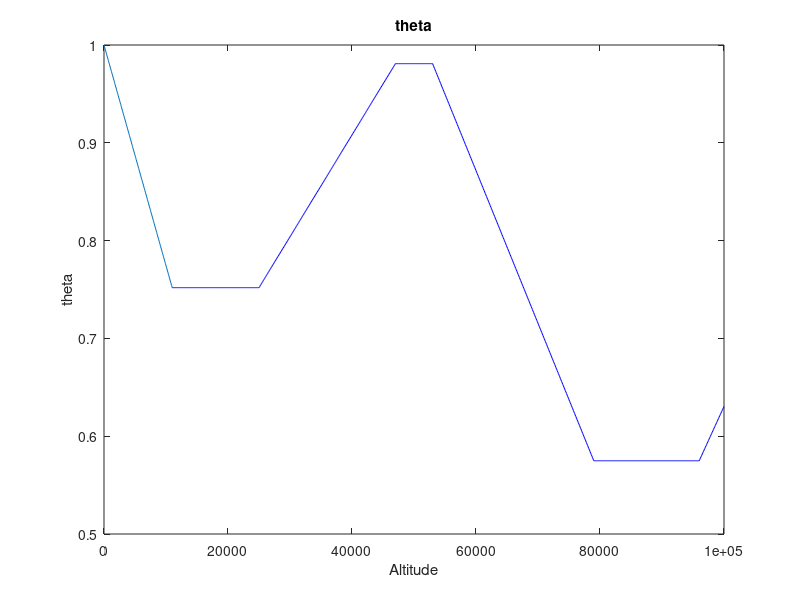
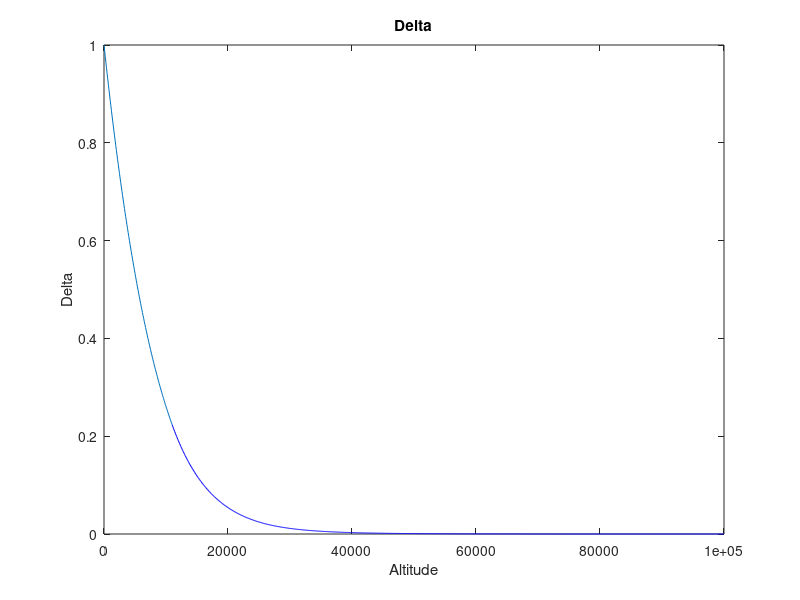
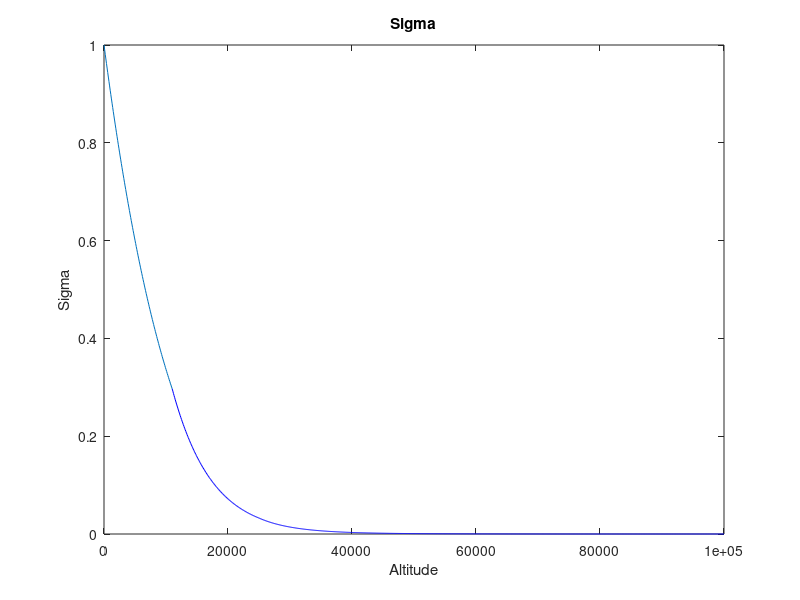

MATLAB code for these plots, in order:
%% Pressure, Density, and Tepmerature Ratio
%% Variables
P_SI=1.01325*10^5;%pressure in SI 
RO_SI=1.225;%density in SI
T_SI=288.16;%temperature in SI
g_SI=9.81;%garvity const in SI
R_SI=287;
a1=-6.5*10^(-3);%slope in Troposphere
a2=3*10^(-3);%slope in Stratosphere
a3=-4.5*10^(-3);%slope in Mesosphere
a4=4*10^(-3);%slope in Thermosphere
y=1.4;
%% Functions In SI Units
h=input('PLEASE Enter The Altitude');
    T2=T_SI+a1*(11000-0);
    T3=T2;
    T5=T3;
    T8=T5+a2*(47000-25000);
    T9=T8;
    T11=T9;
    T14=T11+a3*(79000-53000);
    T15=T14;
    T17=T15;
    theta2=(T_SI+a1*(11000-0))/T_SI;
    P2=P_SI*(T2/T_SI)^(-g_SI/(R_SI*a1));
    RO2=RO_SI*(T2/T_SI)^(-g_SI/(a1*R_SI)-1);
    theta3=theta2;
    theta5=theta3;
    P5=P2*exp(((-g_SI)/(R_SI*T3))*(25000-11000));
    RO5=RO2*exp(((-g_SI)/(R_SI*T3))*(25000-11000));
    theta8=(T5+a2*(47000-25000))/T_SI;
    P8=P5*(T8/T5).^(-g_SI/(R_SI*a2));
    theta9=theta8;
    RO8=RO5*(T8/T5).^(-g_SI/(a2*R_SI)-1);
    theta11=theta9;
    P11=P8*exp(((-g_SI)/(R_SI*T11))*(53000-47000));
    RO11=RO8*exp(((-g_SI)/(R_SI*T11))*(53000-47000));
    theta14=(T11+a3*(79000-53000))/T_SI;
    theta15=theta14;
    P14=P11*(T14/T11).^(-g_SI/(R_SI*a3));
    RO14=RO11*(T14/T11).^(-g_SI/(a3*R_SI)-1);
    theta17=theta15;
    P17=P14*exp(((-g_SI)/(R_SI*T15))*(96000-79000));
    RO17=RO14*exp(((-g_SI)/(R_SI*T15))*(96000-79000));
     if h>=0 && h<=11000
        T=T_SI+a1*(h-0);
        theta=(T_SI+a1*(h-0))/T_SI;
        delta=(P_SI*(T/T_SI)^(-g_SI/(R_SI*a1)))/P_SI;
        sigma=(RO_SI*(T/T_SI)^(-g_SI/(a1*R_SI)-1))/RO_SI;
        display(theta)
        display(delta)
        display(sigma)
        
    end
    if h>11000 && h<=25000
        delta3=(P2*exp(((-g_SI)/(R_SI*T3))*(h-11000)))/P_SI;
        sigma3=(RO2*exp(((-g_SI)/(R_SI*T3))*(h-11000)))/RO_SI;
        display(theta3)
        display(delta3)
        display(sigma3)
    end
    if h>25000 && h<=47000
        T6=T5+a2*(h-25000);
        theta6=theta5+(a2*(h-25000))/T_SI;
        delta6=(P5*(T6/T5).^(-g_SI/(R_SI*a2)))/P_SI;
        sigma6=(RO5*(T6/T5).^(-g_SI/(a2*R_SI)-1))/RO_SI;
        display(theta6)
        display(delta6)
        display(sigma6)
    end
    if h>47000 && h<=53000
        
        delta9=(P8*exp(((-g_SI)/(R_SI*T9))*(h-47000)))/P_SI;
        sigma9=(RO8*exp(((-g_SI)/(R_SI*T9))*(h-47000)))/RO_SI;
        display(theta9)
        display(delta9)
        display(sigma9)
    end
    if h>53000 && h<=79000
        T12=T11+a3*(h-53000);
        theta12=theta11(+a3*(h-53000))/T_SI;
        delta12=(P11*(T12/T11).^(-g_SI/(R_SI*a3)))/P_SI;
        sigma12=(RO11*(T12/T11).^(-g_SI/(a3*R_SI)-1))/RO_SI;
        display(theta12)
        display(delta12)
        display(sigma12)
    end
    if h>79000 && h<=96000
        
        delta15=(P4*exp(((-g_SI)/(R_SI*T15))*(h-79000)))/P_SI;
        sigma15=(RO14*exp(((-g_SI)/(R_SI*T15))*(h-79000)))/RO_SI;
        display(theta15)
        display(delta15)
        display(sigma15)
    end
    if h>96000 && h<=100000
        T18=T17+a4*(h-96000);
        theta18=theta17+(a4*(h-96000))/T_SI;
        delta18=(P17*(T18/T17).^(-g_SI/(R_SI*a4)))/P_SI;
        sigma18=(RO17*(T18/T17).^(-g_SI/(a4*R_SI)-1))/RO_SI;
        A18=sqrt(y*R_SI*T18);
        display(theta18)
        display(delta18)
        display(sigma18)
    end
    %% plot
        H=(0:100:11000);
        H1=(11000:100:25000);
        H2=(25000:100:47000);
        H3=(47000:100:53000);
        H4=(53000:100:79000);
        H5=(79000:100:96000);
        H6=(96000:100:100000);
        
        T1=T_SI+a1*(H-0);
        theta1=(T_SI+a1*(H-0))/T_SI;
        delta1=(P_SI*(T1/T_SI).^(-g_SI/(R_SI*a1)))/P_SI;
        sigma1=(RO_SI*(T1/T_SI).^(-g_SI/(a1*R_SI)-1))/RO_SI;
        
        T4=T2+H1*0;
        theta4=theta2+(H1*0)/T_SI;
        delta4=(P2*exp(((-g_SI)/(R_SI*T2))*(H1-11000)))/P_SI;
        sigma4=(RO2*exp(((-g_SI)/(R_SI*T2))*(H1-11000)))/RO_SI;
        
        T7=T5+a2*(H2-25000);
        theta7=theta5+(a2*(H2-25000))/T_SI;
        delta7=(P5*(T7/T5).^(-g_SI/(R_SI*a2)))/P_SI;
        sigma7=(RO5*(T7/T5).^(-g_SI/(a2*R_SI)-1))/RO_SI;
        
        T10=T8+H3*0;
        theta10=theta8+(H3*0)/T_SI;
        delta10=(P8*exp(((-g_SI)/(R_SI*T8))*(H3-47000)))/P_SI;
        sigma10=(RO8*exp(((-g_SI)/(R_SI*T8))*(H3-47000)))/RO_SI;
        
        T13=T11+a3*(H4-53000);
        theta13=theta11+(a3*(H4-53000))/T_SI;
        delta13=(P11*(T13/T11).^(-g_SI/(R_SI*a3)))/P_SI;
        sigma13=(RO11*(T13/T11).^(-g_SI/(a3*R_SI)-1))/RO_SI;
        
        T16=T14+H5*0;
        theta16=theta14+(H5*0)/T_SI;
        delta16=(P14*exp(((-g_SI)/(R_SI*T15))*(H5-79000)))/P_SI;
        sigma16=(RO14*exp(((-g_SI)/(R_SI*T15))*(H5-79000)))/RO_SI;
        
        T19=T17+a4*(H6-96000);
        theta19=theta17+(a4*(H6-96000))/T_SI;
        delta19=(P17*(T19/T17).^(-g_SI/(R_SI*a4)))/P_SI;
        sigma19=(RO17*(T19/T17).^(-g_SI/(a4*R_SI)-1))/RO_SI;
        
        figure,plot(H,theta1);
        hold on;
        plot(H1,theta4,'b');
        plot(H2,theta7,'b');
        plot(H3,theta10,'b');
        plot(H4,theta13,'b');
        plot(H5,theta16,'b');
        plot(H6,theta19,'b');
        hold off;
        title('theta');
        xlabel('Altitude');
        ylabel('theta');
        
        figure,plot(H,delta1);
        hold on;
        plot(H1,delta4,'b');
        plot(H2,delta7,'b');
        plot(H3,delta10,'b');
        plot(H4,delta13,'b');
        plot(H5,delta16,'b');
        plot(H6,delta19,'b');
        hold off;
        title('Delta');
        xlabel('Altitude');
        ylabel('Delta');
        
        figure,plot(H,sigma1);
        hold on;
        plot(H1,sigma4,'b');
        plot(H2,sigma7,'b');
        plot(H3,sigma10,'b');
        plot(H4,sigma13,'b');
        plot(H5,sigma16,'b');
        plot(H6,sigma19,'b');
        hold off;
        title('Sigma');
        xlabel('Altitude');
        ylabel('Sigma');
    